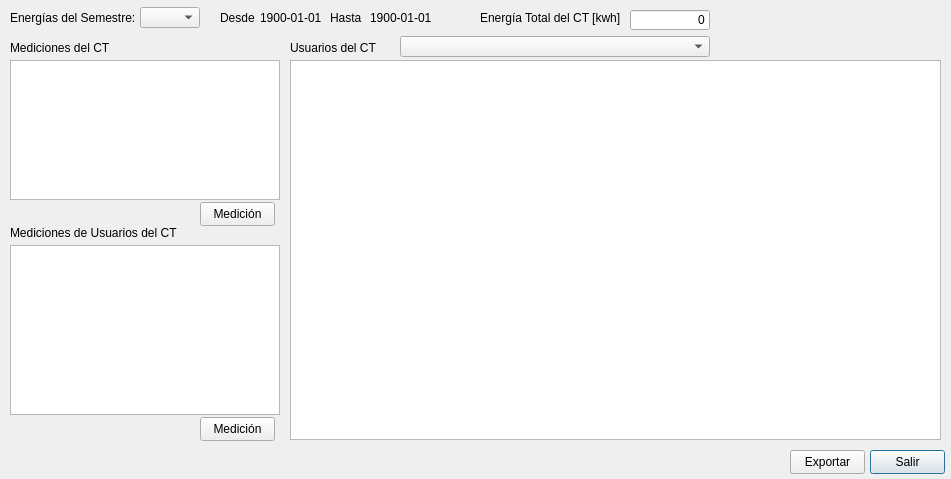
<?xml version="1.0" encoding="UTF-8"?>
<ui version="4.0">
 <class>Dialog</class>
 <widget class="QDialog" name="Dialog">
  <property name="windowModality">
   <enum>Qt::ApplicationModal</enum>
  </property>
  <property name="geometry">
   <rect>
    <x>0</x>
    <y>0</y>
    <width>951</width>
    <height>479</height>
   </rect>
  </property>
  <property name="windowTitle">
   <string>Calidad de Producto Técnico</string>
  </property>
  <property name="autoFillBackground">
   <bool>false</bool>
  </property>
  <property name="modal">
   <bool>true</bool>
  </property>
  <widget class="QPushButton" name="cmdSalir">
   <property name="geometry">
    <rect>
     <x>870</x>
     <y>450</y>
     <width>75</width>
     <height>24</height>
    </rect>
   </property>
   <property name="text">
    <string>Salir</string>
   </property>
   <property name="shortcut">
    <string>Esc</string>
   </property>
  </widget>
  <widget class="QPushButton" name="cmdMedicionCt">
   <property name="geometry">
    <rect>
     <x>200</x>
     <y>202</y>
     <width>75</width>
     <height>24</height>
    </rect>
   </property>
   <property name="text">
    <string>Medición</string>
   </property>
   <property name="shortcut">
    <string>Return</string>
   </property>
  </widget>
  <widget class="QLabel" name="label_7">
   <property name="geometry">
    <rect>
     <x>10</x>
     <y>10</y>
     <width>170</width>
     <height>16</height>
    </rect>
   </property>
   <property name="text">
    <string>Energías del Semestre:</string>
   </property>
   <property name="alignment">
    <set>Qt::AlignLeading|Qt::AlignLeft|Qt::AlignVCenter</set>
   </property>
  </widget>
  <widget class="QComboBox" name="cmbSemestre">
   <property name="geometry">
    <rect>
     <x>140</x>
     <y>7</y>
     <width>60</width>
     <height>21</height>
    </rect>
   </property>
  </widget>
  <widget class="QLabel" name="label_9">
   <property name="geometry">
    <rect>
     <x>220</x>
     <y>10</y>
     <width>40</width>
     <height>16</height>
    </rect>
   </property>
   <property name="text">
    <string>Desde</string>
   </property>
  </widget>
  <widget class="QLabel" name="label_10">
   <property name="geometry">
    <rect>
     <x>330</x>
     <y>10</y>
     <width>40</width>
     <height>16</height>
    </rect>
   </property>
   <property name="text">
    <string>Hasta</string>
   </property>
  </widget>
  <widget class="QLabel" name="lbl_elegido_desde">
   <property name="geometry">
    <rect>
     <x>260</x>
     <y>10</y>
     <width>70</width>
     <height>16</height>
    </rect>
   </property>
   <property name="text">
    <string>1900-01-01</string>
   </property>
  </widget>
  <widget class="QLabel" name="lbl_elegido_hasta">
   <property name="geometry">
    <rect>
     <x>370</x>
     <y>10</y>
     <width>70</width>
     <height>16</height>
    </rect>
   </property>
   <property name="text">
    <string>1900-01-01</string>
   </property>
  </widget>
  <widget class="QTableWidget" name="tblMedicionesCt">
   <property name="geometry">
    <rect>
     <x>10</x>
     <y>60</y>
     <width>270</width>
     <height>140</height>
    </rect>
   </property>
   <property name="font">
    <font>
     <pointsize>8</pointsize>
    </font>
   </property>
  </widget>
  <widget class="QLabel" name="label_8">
   <property name="geometry">
    <rect>
     <x>10</x>
     <y>40</y>
     <width>151</width>
     <height>16</height>
    </rect>
   </property>
   <property name="text">
    <string>Mediciones del CT</string>
   </property>
   <property name="alignment">
    <set>Qt::AlignLeading|Qt::AlignLeft|Qt::AlignVCenter</set>
   </property>
  </widget>
  <widget class="QLabel" name="label_11">
   <property name="geometry">
    <rect>
     <x>290</x>
     <y>40</y>
     <width>90</width>
     <height>16</height>
    </rect>
   </property>
   <property name="text">
    <string>Usuarios del CT</string>
   </property>
   <property name="alignment">
    <set>Qt::AlignLeading|Qt::AlignLeft|Qt::AlignVCenter</set>
   </property>
  </widget>
  <widget class="QTableWidget" name="tblUsuariosCt">
   <property name="geometry">
    <rect>
     <x>290</x>
     <y>60</y>
     <width>651</width>
     <height>380</height>
    </rect>
   </property>
   <property name="font">
    <font>
     <pointsize>8</pointsize>
    </font>
   </property>
  </widget>
  <widget class="QComboBox" name="cmbUsuariosCt">
   <property name="geometry">
    <rect>
     <x>400</x>
     <y>36</y>
     <width>310</width>
     <height>21</height>
    </rect>
   </property>
  </widget>
  <widget class="QLabel" name="label_12">
   <property name="geometry">
    <rect>
     <x>10</x>
     <y>225</y>
     <width>180</width>
     <height>16</height>
    </rect>
   </property>
   <property name="text">
    <string>Mediciones de Usuarios del CT</string>
   </property>
   <property name="alignment">
    <set>Qt::AlignLeading|Qt::AlignLeft|Qt::AlignVCenter</set>
   </property>
  </widget>
  <widget class="QTableWidget" name="tblMedicionesUsuarios">
   <property name="geometry">
    <rect>
     <x>10</x>
     <y>245</y>
     <width>270</width>
     <height>170</height>
    </rect>
   </property>
   <property name="font">
    <font>
     <pointsize>8</pointsize>
    </font>
   </property>
  </widget>
  <widget class="QLabel" name="label">
   <property name="geometry">
    <rect>
     <x>480</x>
     <y>10</y>
     <width>150</width>
     <height>16</height>
    </rect>
   </property>
   <property name="text">
    <string>Energía Total del CT [kwh]</string>
   </property>
   <property name="alignment">
    <set>Qt::AlignLeading|Qt::AlignLeft|Qt::AlignVCenter</set>
   </property>
  </widget>
  <widget class="QLineEdit" name="txtEnergiaCt">
   <property name="geometry">
    <rect>
     <x>630</x>
     <y>10</y>
     <width>80</width>
     <height>20</height>
    </rect>
   </property>
   <property name="text">
    <string>0</string>
   </property>
   <property name="alignment">
    <set>Qt::AlignRight|Qt::AlignTrailing|Qt::AlignVCenter</set>
   </property>
   <property name="readOnly">
    <bool>true</bool>
   </property>
  </widget>
  <widget class="QPushButton" name="cmdExportar">
   <property name="enabled">
    <bool>true</bool>
   </property>
   <property name="geometry">
    <rect>
     <x>790</x>
     <y>450</y>
     <width>75</width>
     <height>24</height>
    </rect>
   </property>
   <property name="text">
    <string>Exportar</string>
   </property>
  </widget>
  <widget class="QPushButton" name="cmdMedicionUsuario">
   <property name="geometry">
    <rect>
     <x>200</x>
     <y>417</y>
     <width>75</width>
     <height>24</height>
    </rect>
   </property>
   <property name="text">
    <string>Medición</string>
   </property>
   <property name="shortcut">
    <string>Return</string>
   </property>
  </widget>
 </widget>
 <resources/>
 <connections/>
</ui>
